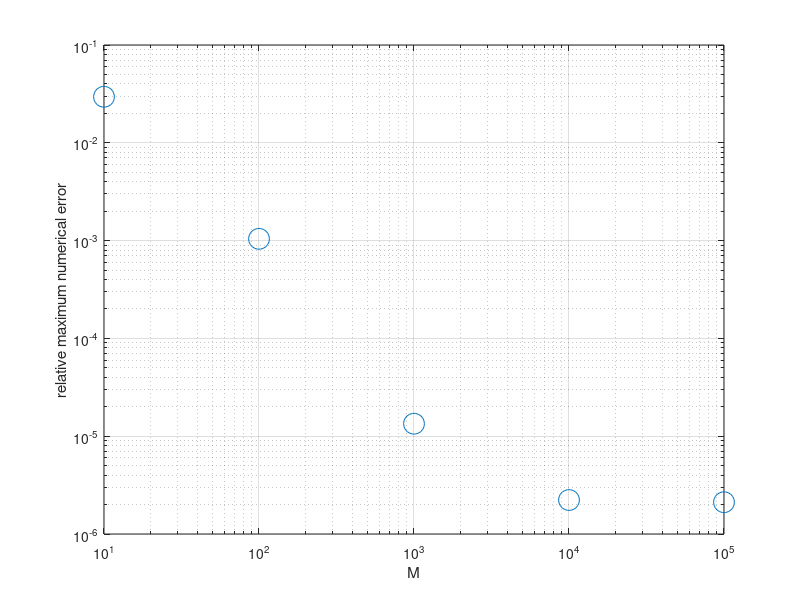
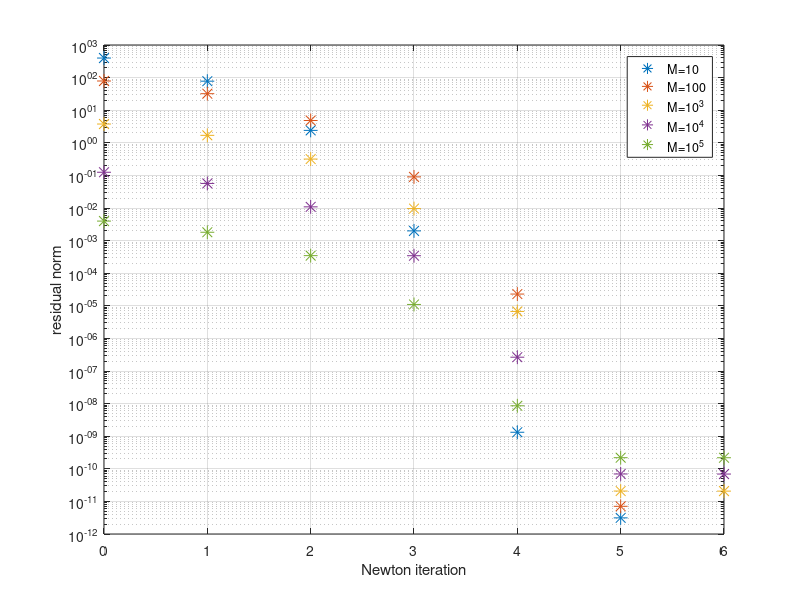

Source code (MATLAB) for these figures, in order:
%./ssaflowline -snes_monitor -snes_rtol 1e-12 -ksp_rtol 1e-12 -da_grid_x M
%
%10
%  0 SNES Function norm 3.979713672947e+02 
%  1 SNES Function norm 7.766382465525e+01 
%  2 SNES Function norm 2.404156448421e+00 
%  3 SNES Function norm 1.986720244139e-03 
%  4 SNES Function norm 1.321384257636e-09 
%  5 SNES Function norm 3.126852687924e-12 
%                                2.9558e-02 relative maximum
%
%100
%  0 SNES Function norm 7.870351074374e+01 
%  1 SNES Function norm 3.209027494638e+01 
%  2 SNES Function norm 4.834345937837e+00 
%  3 SNES Function norm 8.999433068099e-02 
%  4 SNES Function norm 2.291236188859e-05 
%  5 SNES Function norm 7.072932971384e-12 
%                                1.0423e-03 relative maximum
%
%1000
%  0 SNES Function norm 3.766758314013e+00 
%  1 SNES Function norm 1.693769180722e+00 
%  2 SNES Function norm 3.171353992297e-01 
%  3 SNES Function norm 9.594973802986e-03 
%  4 SNES Function norm 6.716690014169e-06 
%  5 SNES Function norm 2.077546936158e-11 
%  6 SNES Function norm 2.067377917940e-11 
%                                1.3418e-05 relative maximum
%
%10000
%  0 SNES Function norm 1.249015744098e-01 
%  1 SNES Function norm 5.671607139826e-02 
%  2 SNES Function norm 1.084637949604e-02 
%  3 SNES Function norm 3.437076084550e-04 
%  4 SNES Function norm 2.651602017867e-07 
%  5 SNES Function norm 6.942840305909e-11 
%  6 SNES Function norm 6.904016598908e-11 
%                                2.2258e-06 relative maximum
%
%100000
%  0 SNES Function norm 3.968737812348e-03 
%  1 SNES Function norm 1.803900987142e-03 
%  2 SNES Function norm 3.456988494211e-04 
%  3 SNES Function norm 1.100436498406e-05 
%  4 SNES Function norm 8.571529285622e-09 
%  5 SNES Function norm 2.192331935997e-10 
%  6 SNES Function norm 2.184588436404e-10 
%                                2.1139e-06 relative maximum


C = [
10     3.979713672947e+02 7.766382465525e+01 2.404156448421e+00 1.986720244139e-03 1.321384257636e-09  3.126852687924e-12 -1 2.9558e-02;
100    7.870351074374e+01 3.209027494638e+01 4.834345937837e+00 8.999433068099e-02 2.291236188859e-05  7.072932971384e-12 -1 1.0423e-03;
1000   3.766758314013e+00 1.693769180722e+00 3.171353992297e-01 9.594973802986e-03 6.716690014169e-06  2.077546936158e-11 2.067377917940e-11 1.3418e-05;
10000  1.249015744098e-01 5.671607139826e-02 1.084637949604e-02 3.437076084550e-04 2.651602017867e-07  6.942840305909e-11 6.904016598908e-11 2.2258e-06;
100000 3.968737812348e-03 1.803900987142e-03 3.456988494211e-04 1.100436498406e-05 8.571529285622e-09 2.192331935997e-10 2.184588436404e-10 2.1139e-06]

figure(1)
loglog(C(:,1),C(:,9),'o','markersize',15)
xlabel M, ylabel('relative maximum numerical error'), grid on
print -dpdf numerr.pdf

semilogy(0:6,C(:,2:8),'*','markersize',10)
xlabel('Newton iteration'), ylabel('residual norm'), grid on
legend('M=10','M=100','M=10^3','M=10^4','M=10^5')
print -dpdf quadconv.pdf

